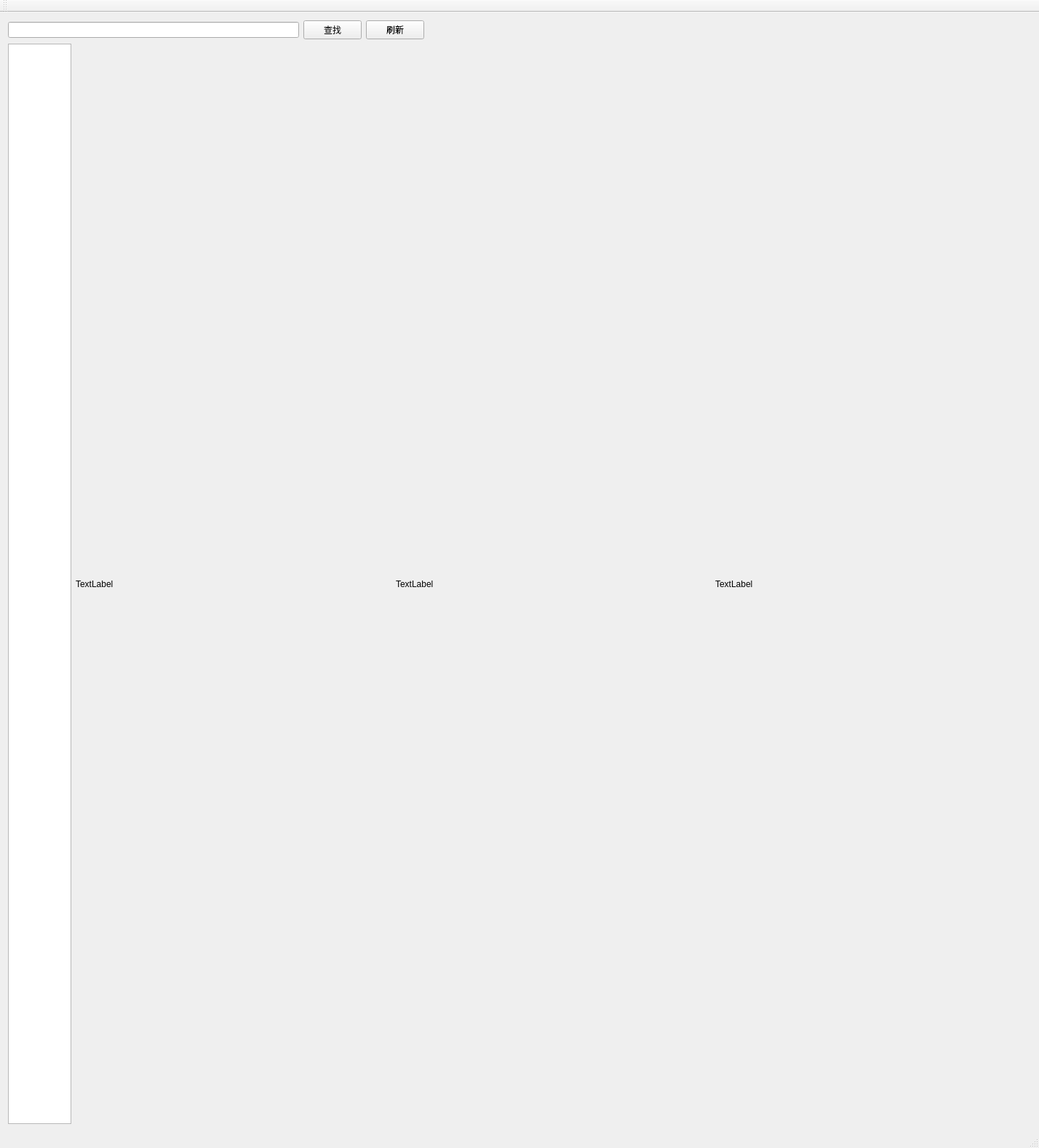
<?xml version="1.0" encoding="UTF-8"?>
<ui version="4.0">
 <class>gitarshowClass</class>
 <widget class="QMainWindow" name="gitarshowClass">
  <property name="geometry">
   <rect>
    <x>0</x>
    <y>0</y>
    <width>1428</width>
    <height>1578</height>
   </rect>
  </property>
  <property name="windowTitle">
   <string>gitarshow</string>
  </property>
  <property name="iconSize">
   <size>
    <width>0</width>
    <height>0</height>
   </size>
  </property>
  <widget class="QWidget" name="centralWidget">
   <layout class="QGridLayout" name="gridLayout">
    <item row="0" column="0">
     <layout class="QVBoxLayout" name="verticalLayout">
      <item>
       <layout class="QHBoxLayout" name="horizontalLayout">
        <item>
         <widget class="QLineEdit" name="lineEdit_Name">
          <property name="maximumSize">
           <size>
            <width>400</width>
            <height>16777215</height>
           </size>
          </property>
         </widget>
        </item>
        <item>
         <widget class="QPushButton" name="pushButton_Search">
          <property name="text">
           <string>查找</string>
          </property>
         </widget>
        </item>
        <item>
         <widget class="QPushButton" name="pushButton_Refresh">
          <property name="text">
           <string>刷新</string>
          </property>
         </widget>
        </item>
        <item>
         <spacer name="horizontalSpacer">
          <property name="orientation">
           <enum>Qt::Horizontal</enum>
          </property>
          <property name="sizeHint" stdset="0">
           <size>
            <width>40</width>
            <height>20</height>
           </size>
          </property>
         </spacer>
        </item>
       </layout>
      </item>
      <item>
       <layout class="QHBoxLayout" name="horizontalLayout_2" stretch="20,100,100,100">
        <item>
         <widget class="QListWidget" name="listWidget"/>
        </item>
        <item>
         <widget class="QLabel" name="label_1">
          <property name="sizePolicy">
           <sizepolicy hsizetype="Preferred" vsizetype="Preferred">
            <horstretch>0</horstretch>
            <verstretch>0</verstretch>
           </sizepolicy>
          </property>
          <property name="text">
           <string>TextLabel</string>
          </property>
         </widget>
        </item>
        <item>
         <widget class="QLabel" name="label_2">
          <property name="text">
           <string>TextLabel</string>
          </property>
         </widget>
        </item>
        <item>
         <widget class="QLabel" name="label_3">
          <property name="text">
           <string>TextLabel</string>
          </property>
         </widget>
        </item>
       </layout>
      </item>
     </layout>
    </item>
   </layout>
  </widget>
  <widget class="QToolBar" name="mainToolBar">
   <attribute name="toolBarArea">
    <enum>TopToolBarArea</enum>
   </attribute>
   <attribute name="toolBarBreak">
    <bool>false</bool>
   </attribute>
  </widget>
  <widget class="QStatusBar" name="statusBar"/>
 </widget>
 <layoutdefault spacing="6" margin="11"/>
 <resources>
  <include location="gitarshow.qrc"/>
 </resources>
 <connections/>
</ui>
